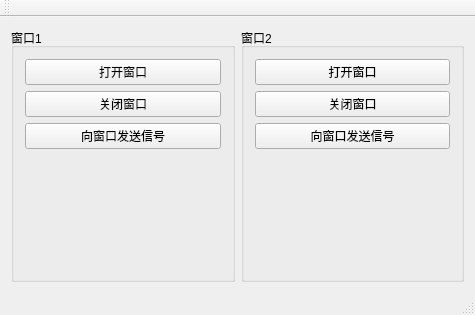
<?xml version="1.0" encoding="UTF-8"?>
<ui version="4.0">
 <class>MainWindow</class>
 <widget class="QMainWindow" name="MainWindow">
  <property name="geometry">
   <rect>
    <x>0</x>
    <y>0</y>
    <width>475</width>
    <height>315</height>
   </rect>
  </property>
  <property name="windowTitle">
   <string>MainWindow</string>
  </property>
  <widget class="QWidget" name="centralWidget">
   <layout class="QGridLayout" name="gridLayout">
    <item row="0" column="1">
     <widget class="QGroupBox" name="groupBox_2">
      <property name="title">
       <string>窗口2</string>
      </property>
      <layout class="QGridLayout" name="gridLayout_3">
       <item row="4" column="0" rowspan="2" colspan="2">
        <widget class="QLabel" name="lab_2">
         <property name="text">
          <string/>
         </property>
        </widget>
       </item>
       <item row="0" column="0" colspan="2">
        <widget class="QPushButton" name="btn_open_2">
         <property name="text">
          <string>打开窗口</string>
         </property>
        </widget>
       </item>
       <item row="1" column="0" colspan="2">
        <widget class="QPushButton" name="btn_close_2">
         <property name="text">
          <string>关闭窗口</string>
         </property>
        </widget>
       </item>
       <item row="2" column="0" colspan="2">
        <widget class="QPushButton" name="btn_send_2">
         <property name="text">
          <string>向窗口发送信号</string>
         </property>
        </widget>
       </item>
      </layout>
     </widget>
    </item>
    <item row="0" column="0">
     <widget class="QGroupBox" name="groupBox">
      <property name="title">
       <string>窗口1</string>
      </property>
      <layout class="QGridLayout" name="gridLayout_2">
       <item row="2" column="0">
        <widget class="QPushButton" name="btn_send_1">
         <property name="text">
          <string>向窗口发送信号</string>
         </property>
        </widget>
       </item>
       <item row="0" column="0">
        <widget class="QPushButton" name="btn_open_1">
         <property name="text">
          <string>打开窗口</string>
         </property>
        </widget>
       </item>
       <item row="3" column="0">
        <widget class="QLabel" name="lab_1">
         <property name="text">
          <string/>
         </property>
        </widget>
       </item>
       <item row="1" column="0">
        <widget class="QPushButton" name="btn_close_1">
         <property name="text">
          <string>关闭窗口</string>
         </property>
        </widget>
       </item>
      </layout>
     </widget>
    </item>
   </layout>
  </widget>
  <widget class="QMenuBar" name="menuBar">
   <property name="geometry">
    <rect>
     <x>0</x>
     <y>0</y>
     <width>475</width>
     <height>28</height>
    </rect>
   </property>
  </widget>
  <widget class="QToolBar" name="mainToolBar">
   <attribute name="toolBarArea">
    <enum>TopToolBarArea</enum>
   </attribute>
   <attribute name="toolBarBreak">
    <bool>false</bool>
   </attribute>
  </widget>
  <widget class="QStatusBar" name="statusBar"/>
 </widget>
 <layoutdefault spacing="6" margin="11"/>
 <resources/>
 <connections/>
</ui>
